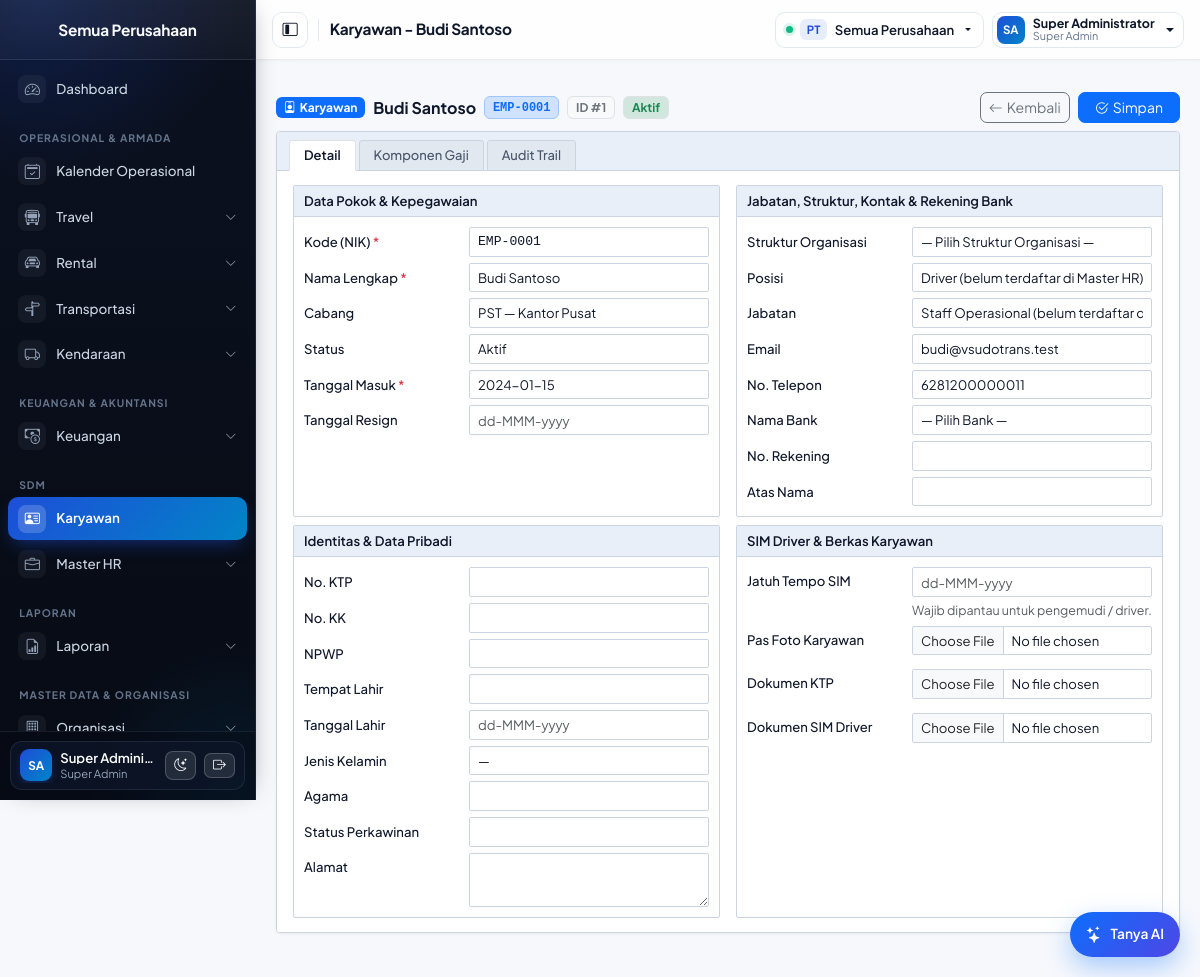
The app's page /pages/employees/detail.php?id=1 (signed in) with its own data.
### tables this page shows
CREATE TABLE `employees` (
  `id` INT(11) NOT NULL AUTO_INCREMENT,
  `company_id` INT(11) NOT NULL,
  `branch_id` INT(11) DEFAULT NULL,
  `code` VARCHAR(15) NOT NULL COMMENT 'NIK karyawan',
  `name` VARCHAR(255) NOT NULL,
  `email` VARCHAR(200) DEFAULT NULL,
  `phone_number` VARCHAR(20) DEFAULT NULL,
  `join_date` DATE NOT NULL,
  `resignation_date` DATE DEFAULT NULL,
  `job_title` VARCHAR(100) DEFAULT NULL,
  `job_position` VARCHAR(100) DEFAULT NULL,
  `organization_structure` VARCHAR(100) DEFAULT NULL,
  `bank_name` VARCHAR(100) DEFAULT NULL,
  `account_number` VARCHAR(50) DEFAULT NULL,
  `account_name` VARCHAR(100) DEFAULT NULL,
  `id_number` VARCHAR(30) DEFAULT NULL COMMENT 'No. KTP',
  `family_number` VARCHAR(30) DEFAULT NULL COMMENT 'No. KK',
  `tax_number` VARCHAR(30) DEFAULT NULL COMMENT 'NPWP',
  `birth_date` DATE DEFAULT NULL,
  `birth_place` VARCHAR(100) DEFAULT NULL,
  `gender` ENUM('L','P') DEFAULT NULL,
  `religion` VARCHAR(30) DEFAULT NULL,
  `marital_status` VARCHAR(30) DEFAULT NULL,
  `address` VARCHAR(500) DEFAULT NULL,
  `photo` VARCHAR(255) DEFAULT NULL,
  `ktp_doc_path` VARCHAR(255) DEFAULT NULL,
  `sim_doc_path` VARCHAR(255) DEFAULT NULL,
  `sim_due` DATE DEFAULT NULL,
  `status` ENUM('aktif','resign') NOT NULL DEFAULT 'aktif',
  `created_user` VARCHAR(255) DEFAULT NULL,
  `created_date` DATETIME NOT NULL DEFAULT CURRENT_TIMESTAMP,
  `modified_user` VARCHAR(255) DEFAULT NULL,
  `modified_date` DATETIME DEFAULT NULL,
  PRIMARY KEY (`id`),
  UNIQUE KEY `uq_employees_company_code` (`company_id`, `code`),
  KEY `ix_employees_branch` (`branch_id`),
  KEY `ix_employees_status` (`status`),
  KEY `ix_employees_company_phone` (`company_id`, `phone_number`),
  KEY `ix_employees_company_status_name` (`company_id`, `status`, `name`),
  KEY `ix_employees_company_pos_status_name` (`company_id`, `job_position`, `status`, `name`),
  CONSTRAINT `fk_employees_company` FOREIGN KEY (`company_id`) REFERENCES `companies` (`id`) ON DELETE RESTRICT,
  CONSTRAINT `fk_employees_branch` FOREIGN KEY (`branch_id`) REFERENCES `branches` (`id`) ON DELETE SET NULL
);

CREATE TABLE `branches` (
  `id` INT(11) NOT NULL AUTO_INCREMENT,
  `company_id` INT(11) NOT NULL,
  `code` VARCHAR(15) NOT NULL,
  `name` VARCHAR(255) NOT NULL,
  `note` VARCHAR(2000) DEFAULT NULL,
  `phone_number` VARCHAR(20) DEFAULT NULL,
  `is_active` TINYINT(1) NOT NULL DEFAULT 1,
  `created_user` VARCHAR(255) DEFAULT NULL,
  `created_date` DATETIME NOT NULL DEFAULT CURRENT_TIMESTAMP,
  `modified_user` VARCHAR(255) DEFAULT NULL,
  `modified_date` DATETIME DEFAULT NULL,
  PRIMARY KEY (`id`),
  UNIQUE KEY `uq_branches_company_code` (`company_id`, `code`),
  CONSTRAINT `fk_branches_company` FOREIGN KEY (`company_id`) REFERENCES `companies` (`id`) ON DELETE RESTRICT
);

### pages/employees/detail.php (the view, shortened to what the rows shown need)
<?php
require_once __DIR__ . '/_helpers.php';
$canManage        = can('employees.manage');
$canSeeSalary     = can('payroll.view');
$id = (int) ($_GET['id'] ?? $_POST['id'] ?? 0);
$row = null;
if ($id > 0) {
    $row = employee_find($id);
} else {
    employee_scope_cid();
}
$sc_errors = [];
$input     = $row ?? [];
$v = fn(string $k): string => (string) ($input[$k] ?? '');
$roAttr = $canManage ? '' : ' readonly';
$roCls  = $canManage ? '' : ' bg-light';
$disAttr = $canManage ? '' : ' disabled';
$emp_cid  = $row ? (int) $row['company_id'] : active_company_id();
$branches = employee_branch_options($emp_cid);
$hr_opts  = employee_hr_options($emp_cid);
$title_opts = $hr_opts['job_titles'];
$pos_opts   = $hr_opts['job_positions'];
$cur_title = $v('job_title');
$cur_pos   = $v('job_position');
$title_unlisted = $cur_title !== '' && !in_array($cur_title, array_column($title_opts, 'name'), true);
$pos_unlisted   = $cur_pos !== '' && !in_array($cur_pos, array_column($pos_opts, 'name'), true);
$activeTab = ($id > 0 && $canSeeSalary && (($_GET['tab'] ?? '') === 'salary' || $sc_errors !== [])) ? 'salary' : 'detail';
require __DIR__ . '/../../includes/header.php';
?>
<main class="p-2 p-md-3">
    <div class="erp-window-card">
        <div class="erp-content-body">
            <div class="tab-content" id="employeeFormTabContent">
                <div class="tab-pane fade<?= $activeTab === 'detail' ? ' show active' : '' ?>" id="tab-empf-detail" role="tabpanel" aria-labelledby="tab-empf-detail-btn">
                    <?php if ($canManage): ?>
                    <form method="post" action="<?= e(APP_URL) ?>/pages/employees/detail.php<?= $id > 0 ? '?id=' . $id : '' ?>" id="formEmployee" enctype="multipart/form-data">
                    <?php endif; ?>
                    <div class="row g-3 mb-2">
                        <div class="col-12 col-lg-6">
                            <div class="rnt-panel h-100 mb-0">
                                <div class="rnt-panel-body">
                                    <div class="rnt-row">
                                        <div class="rnt-field">
                                            <input name="code" class="form-control form-control-sm font-monospace<?= $roCls ?>" maxlength="15" required value="<?= e($v('code')) ?>"<?= $roAttr ?>>
                                        </div>
                                    </div>
                                    <div class="rnt-row">
                                        <div class="rnt-field">
                                            <input name="name" class="form-control form-control-sm<?= $roCls ?>" maxlength="255" required value="<?= e($v('name')) ?>"<?= $roAttr ?>>
                                        </div>
                                    </div>
                                    <div class="rnt-row">
                                        <div class="rnt-field">
                                            <select name="branch_id" class="form-select form-select-sm ts-select<?= $roCls ?>"<?= $disAttr ?>>
                                                <?php foreach ($branches as $b): ?>
                                                    <option value="<?= (int) $b['id'] ?>" <?= (string) $b['id'] === $v('branch_id') ? 'selected' : '' ?>>
                                                        <?= e($b['code'] . ' — ' . $b['name']) ?>
                                                    </option>
                                                <?php endforeach; ?>
                                            </select>
                                        </div>
                                    </div>
                                    <div class="rnt-row">
                                        <div class="rnt-field">
                                            <select name="status" class="form-select form-select-sm<?= $roCls ?>"<?= $disAttr ?>>
                                                <option value="aktif" <?= $v('status') !== 'resign' ? 'selected' : '' ?>>Aktif</option>
                                            </select>
                                        </div>
                                    </div>
                                    <div class="rnt-row">
                                        <div class="rnt-field">
                                            <?php if ($canManage): ?>
                                                <input type="text" name="join_date" class="form-control form-control-sm bg-white flatpickr-date" data-flatpickr-auto placeholder="dd-MMM-yyyy" required value="<?= e($v('join_date')) ?>">
                                            <?php else: ?>
                                                <input type="text" class="form-control form-control-sm bg-light" value="<?= $v('join_date') !== '' ? e(date('d-M-Y', strtotime($v('join_date')))) : '—' ?>" readonly>
                                            <?php endif; ?>
                                        </div>
                                    </div>
                                </div>
                            </div>
                        </div>
                        <div class="col-12 col-lg-6">
                            <div class="rnt-panel h-100 mb-0">
                                <div class="rnt-panel-body">
                                    <div class="rnt-row">
                                        <div class="rnt-field">
                                            <select name="job_position" id="empJobPosition" class="form-select form-select-sm<?= $roCls ?>"<?= $disAttr ?>>
                                                <?php if ($pos_unlisted): ?>
                                                    <option value="<?= e($cur_pos) ?>" selected><?= e($cur_pos) ?> (belum terdaftar di Master HR)</option>
                                                <?php endif; ?>
                                            </select>
                                        </div>
                                    </div>
                                    <div class="rnt-row">
                                        <div class="rnt-field">
                                            <select name="job_title" id="empJobTitle" class="form-select form-select-sm<?= $roCls ?>"<?= $disAttr ?>>
                                                <?php if ($title_unlisted): ?>
                                                    <option value="<?= e($cur_title) ?>" selected><?= e($cur_title) ?> (belum terdaftar di Master HR)</option>
                                                <?php endif; ?>
                                            </select>
                                        </div>
                                    </div>
                                    <div class="rnt-row">
                                        <div class="rnt-field">
                                            <input type="email" name="email" class="form-control form-control-sm<?= $roCls ?>" maxlength="200" value="<?= e($v('email')) ?>"<?= $roAttr ?>>
                                        </div>
                                    </div>
                                    <div class="rnt-row">
                                        <div class="rnt-field">
                                            <input name="phone_number" class="form-control form-control-sm<?= $roCls ?>" maxlength="20" placeholder="62812xxxxxxxx" value="<?= e($v('phone_number')) ?>"<?= $roAttr ?>>
                                        </div>
                                    </div>
                                </div>
                            </div>
                        </div>
                    </div>
                    <?php if ($canManage): ?>
                    </form>
                    <?php endif; ?>
                </div>
            </div>
        </div>
    </div>
</main>
<?php require __DIR__ . '/../../includes/footer.php'; ?>

### records on screen
employees: code "EMP-0001", name "Budi Santoso", branch_id "PST — Kantor Pusat", status "Aktif", join_date "2024-01-15", job_position "Driver (belum terdaftar di Master HR)", job_title "Staff Operasional (belum terdaftar di Master HR)", email "budi@vsudotrans.test", phone_number "6281200000011"

### other values on screen
$sidebarCompanyName "Semua Perusahaan"
$m['label'] "Dashboard"
$sec "OPERASIONAL & ARMADA"
$m['label'] "Kalender Operasional"
$m['label'] "Travel"
$m['label'] "Rental"
$m['label'] "Transportasi"
$m['label'] "Kendaraan"
$sec "KEUANGAN & AKUNTANSI"
$m['label'] "Keuangan"
$sec "SDM"
$m['label'] "Karyawan"
$m['label'] "Master HR"
$sec "LAPORAN"
$m['label'] "Laporan"
